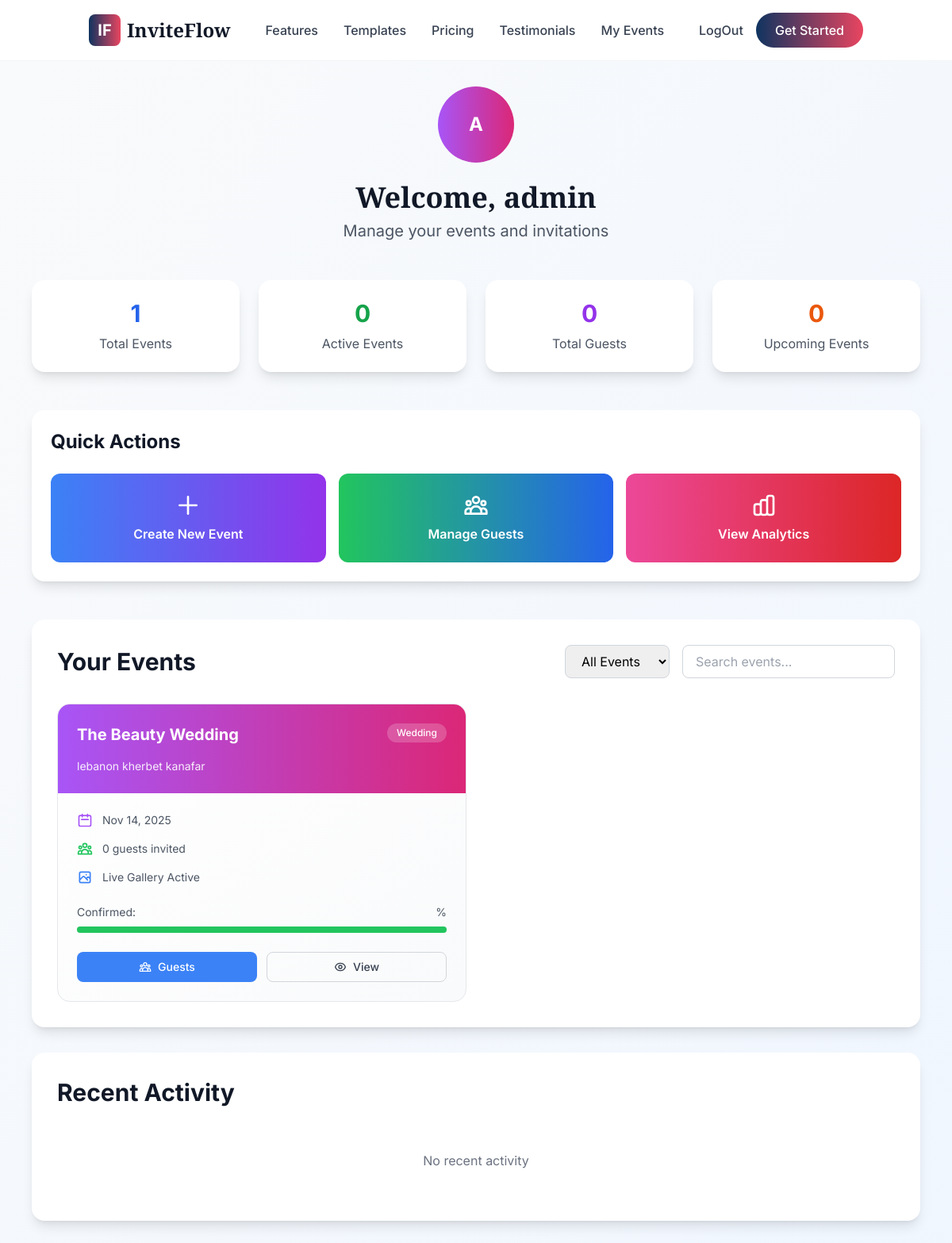
/main/accounts/profile/ (signed in), run on the app's committed database.
### event/models.py (models this page shows, shortened)
class Event(models.Model):
    invitation = models.OneToOneField(Invitation, on_delete=models.CASCADE, related_name="event",blank=True, null=True, default=None)
    name = models.CharField(max_length=255)
    location = models.CharField(max_length=255, blank=True, null=True)
    description = models.TextField(blank=True, null=True)
    gallery_event_featured = models.BooleanField(default=False)
    event_secret_key = models.CharField(max_length=100, blank=True, null=True)
    audio_file = models.FileField(upload_to='event_audios/', blank=True, null=True)
    beginningStory = models.TextField(blank=True, null=True, help_text="Story displayed at the beginning of the gallery.")
    location_embed = models.TextField(blank=True, null=True, help_text="Embed code for the event location map.")
    journeyStory = models.TextField(blank=True, null=True, help_text="Story displayed during the journey through the gallery.")
    proposalStory = models.TextField(blank=True, null=True, help_text="Story displayed at the proposal section of the gallery.")
    class Meta:
        verbose_name = "Event"
        verbose_name_plural = "Events"
        ordering = ['-id']

### invitation/models.py (models this page shows, shortened)
class Invitation(models.Model):
    invitation_owner = models.ForeignKey(User, on_delete=models.CASCADE)
    invitation_type = models.ForeignKey(InvitationType, on_delete=models.CASCADE)
    invitation_theme = models.ForeignKey(Invitation_theme, on_delete=models.SET_NULL, null=True, blank=True)
    event_for = models.CharField(max_length=255)
    event_date = models.DateTimeField()
    event_end_date = models.DateTimeField(null=True, blank=True)
    notes = models.TextField(blank=True)
    active = models.BooleanField(default=True)
    has_music_file = models.BooleanField(default=False)
    class Meta:
        ordering = ['-event_date']

class InvitationType(models.Model):
    name = models.CharField(max_length=100)
    description = models.TextField(blank=True)
    image = models.ImageField( upload_to='invitation_type_image/', height_field=None, width_field=None, max_length=None, null=True, blank=True)
    tag = models.CharField(max_length=150, null=True,blank=True)

### core/views.py (the view)
# urls.py: path('accounts/profile/', views.profile, name='profile'),
def profile(request):
    if not request.user.is_authenticated:
        return redirect('home')
    invitations = Invitation.objects.filter(invitation_owner=request.user)
    events = Event.objects.filter(invitation__in=invitations)
    total_guests = 0
    for invitation in invitations:
        total_guests+=invitation.guests.count()
    now = timezone.now()
    active_events = Invitation.objects.filter(event_end_date__gt=now)
    upcoming_events = Invitation.objects.filter(event_end_date__lt=now)
    return render(request, 'user/profile.html', {
        "user_events": events,
        "invitation": invitations,
        "event_count": events.count(),
        "total_guests_invited": total_guests,
        "active_events":active_events.count(),
        "upcoming_events":upcoming_events.count(),
    })

### template/user/profile.html (shortened to what this page needs)
{% extends 'base.html' %}
{% load static %}
{% block content %}
<div class="min-h-screen bg-gradient-to-br from-gray-50 to-blue-50 py-8">
    <div class="max-w-6xl mx-auto px-4">
        <div class="text-center mb-12">
            <div class="inline-flex items-center justify-center w-24 h-24 bg-gradient-to-r from-purple-500 to-pink-600 rounded-full mb-6">
                <span class="text-2xl font-bold text-white">{{ user.username|slice:":1"|upper }}</span>
            </div>
            <h1 class="text-4xl font-elegant font-bold text-gray-900 mb-2">Welcome, {{ user.first_name|default:user.username }}</h1>
            <p class="text-xl text-gray-600">Manage your events and invitations</p>
        </div>
        <div class="grid grid-cols-1 md:grid-cols-4 gap-6 mb-12">
            <div class="bg-white rounded-2xl shadow-lg p-6 text-center">
                <div class="text-3xl font-bold text-blue-600 mb-2">{{ event_count }}</div>
                <div class="text-gray-600">Total Events</div>
            </div>
            <div class="bg-white rounded-2xl shadow-lg p-6 text-center">
                <div class="text-3xl font-bold text-green-600 mb-2">{{ active_events }}</div>
                <div class="text-gray-600">Active Events</div>
            </div>
            <div class="bg-white rounded-2xl shadow-lg p-6 text-center">
                <div class="text-3xl font-bold text-purple-600 mb-2">{{ total_guests_invited }}</div>
                <div class="text-gray-600">Total Guests</div>
            </div>
            <div class="bg-white rounded-2xl shadow-lg p-6 text-center">
                <div class="text-3xl font-bold text-orange-600 mb-2">{{ upcoming_events }}</div>
                <div class="text-gray-600">Upcoming Events</div>
            </div>
        </div>
        <div class="bg-white rounded-2xl shadow-lg p-6 mb-12">
            <h2 class="text-2xl font-bold text-gray-900 mb-6">Quick Actions</h2>
            <div class="grid grid-cols-1 md:grid-cols-3 gap-4">
                <a href="{% url 'invitation_create' %}" class="flex items-center justify-center p-6 bg-gradient-to-r from-blue-500 to-purple-600 text-white rounded-xl hover:shadow-lg transform hover:scale-105 transition-all duration-200">
                    <div class="text-center">
                        <svg class="w-8 h-8 mx-auto mb-2" fill="none" stroke="currentColor" viewBox="0 0 24 24">
                            <path stroke-linecap="round" stroke-linejoin="round" stroke-width="2" d="M12 4v16m8-8H4"></path>
                        </svg>
                        <span class="font-semibold">Create New Event</span>
                    </div>
                </a>
                <a href="#" class="flex items-center justify-center p-6 bg-gradient-to-r from-green-500 to-blue-600 text-white rounded-xl hover:shadow-lg transform hover:scale-105 transition-all duration-200">
                    <div class="text-center">
                        <span class="font-semibold">Manage Guests</span>
                    </div>
                </a>
                <a href="#" class="flex items-center justify-center p-6 bg-gradient-to-r from-pink-500 to-red-600 text-white rounded-xl hover:shadow-lg transform hover:scale-105 transition-all duration-200">
                    <div class="text-center">
                        <span class="font-semibold">View Analytics</span>
                    </div>
                </a>
            </div>
        </div>
        <div class="bg-white rounded-2xl shadow-lg p-8">
            <div class="flex flex-col md:flex-row justify-between items-start md:items-center mb-8">
                <h2 class="text-3xl font-bold text-gray-900 mb-4 md:mb-0">Your Events</h2>
                <div class="flex space-x-4">
                    <select class="px-4 py-2 border border-gray-300 rounded-lg focus:ring-2 focus:ring-blue-500 focus:border-transparent">
                        <option>All Events</option>
                    </select>
                    <input type="text" placeholder="Search events..." class="px-4 py-2 border border-gray-300 rounded-lg focus:ring-2 focus:ring-blue-500 focus:border-transparent">
                </div>
            </div>
            <div class="grid grid-cols-1 lg:grid-cols-2 xl:grid-cols-3 gap-6">
                {% for event in user_events %}
                <div class="group bg-gradient-to-br from-white to-gray-50 rounded-2xl border border-gray-200 hover:border-purple-300 transition-all duration-300 hover:shadow-xl overflow-hidden">
                    <div class="bg-gradient-to-r from-purple-500 to-pink-600 p-6 text-white">
                        <div class="flex justify-between items-start mb-4">
                            <h3 class="text-xl font-bold truncate">{{ event.name }}</h3>
                            <span class="inline-flex items-center px-3 py-1 rounded-full text-xs font-medium bg-white/20 backdrop-blur-sm">
                                {{ event.invitation.invitation_type.name }}
                            </span>
                        </div>
                        <p class="text-white/90 text-sm">{{ event.location|default:"Location not set" }}</p>
                    </div>
                    <div class="p-6">
                        <div class="space-y-4">
                            <div class="flex items-center text-gray-600">
                                <svg class="w-5 h-5 mr-3 text-purple-500" fill="none" stroke="currentColor" viewBox="0 0 24 24">
                                    <path stroke-linecap="round" stroke-linejoin="round" stroke-width="2" d="M8 7V3m8 4V3m-9 8h10M5 21h14a2 2 0 002-2V7a2 2 0 00-2-2H5a2 2 0 00-2 2v12a2 2 0 002 2z"></path>
                                </svg>
                                <span class="text-sm">{{ event.invitation.event_date|date:"M d, Y" }}</span>
                            </div>
                            <div class="flex items-center text-gray-600">
                                <span class="text-sm">{{ event.invitation.guests.count }} guests invited</span>
                            </div>
                            {% if event.gallery_event_featured %}
                            <div class="flex items-center text-gray-600">
                                <span class="text-sm">Live Gallery Active</span>
                            </div>
                            {% endif %}
                        </div>
                        <div class="mt-6">
                            <div class="flex justify-between text-sm text-gray-600 mb-2">
                                <span>Confirmed: {{ event.confirmed_guests }}</span>
                                <span>{{ event.confirmation_rate }}%</span>
                            </div>
                            <div class="w-full bg-gray-200 rounded-full h-2">
                                <div class="bg-green-500 h-2 rounded-full" style="width: {{ event.confirmation_rate }}%"></div>
                            </div>
                        </div>
                    </div>
                    <div class="px-6 pb-6">
                        <div class="grid grid-cols-2 gap-3">
                            <a href="{% url 'guest_management' event.invitation.id %}"
                               class="flex items-center justify-center px-4 py-2 bg-blue-500 text-white rounded-lg hover:bg-blue-600 transition-colors duration-200 text-sm font-medium">
                                Guests
                            </a>
                            <a href="{% url "event_management" event.invitation.id  %}"
                               class="flex items-center justify-center px-4 py-2 border border-gray-300 text-gray-700 rounded-lg hover:border-gray-400 transition-colors duration-200 text-sm font-medium">
                                View
                            </a>
                        </div>
                    </div>
                </div>
                {% endfor %}
            </div>
        </div>
        <div class="bg-white rounded-2xl shadow-lg p-8 mt-8">
            <h2 class="text-3xl font-bold text-gray-900 mb-6">Recent Activity</h2>
            <div class="space-y-4">
                {% for activity in recent_activities %}
                <div class="flex items-center p-4 bg-gray-50 rounded-lg">
                    <div class="w-10 h-10 bg-blue-100 rounded-full flex items-center justify-center text-blue-600 mr-4">
                        <svg class="w-5 h-5" fill="none" stroke="currentColor" viewBox="0 0 24 24">
                            <path stroke-linecap="round" stroke-linejoin="round" stroke-width="2" d="M13 16h-1v-4h-1m1-4h.01M21 12a9 9 0 11-18 0 9 9 0 0118 0z"></path>
                        </svg>
                    </div>
                    <div class="flex-1">
                        <p class="text-gray-900 font-medium">{{ activity.message }}</p>
                        <p class="text-gray-500 text-sm">{{ activity.timestamp|timesince }} ago</p>
                    </div>
                </div>
                {% empty %}
                <div class="text-center py-8 text-gray-500">
                    No recent activity
                </div>
                {% endfor %}
            </div>
        </div>
    </div>
</div>
{% endblock %}

### project/static/css/custom.css (style rules this page uses)
html { scroll-behavior: smooth; }

### template/user/profile.html (style rules this page uses)
* { transition-property: color, background-color, border-color, transform, opacity, box-shadow; transition-timing-function: cubic-bezier(0.4, 0, 0.2, 1); transition-duration: 300ms; }
.backdrop-blur-sm { backdrop-filter: blur(4px); }

### data on the page
Event: name "The Beauty Wedding", invitation.invitation_type.name "Wedding", location "lebanon kherbet kanafar", invitation.event_date "Nov 14, 2025", invitation.guests.count "0", gallery_event_featured True (drawn)

### other printed values
{{ user.username|slice:":1"|upper }} "A"
{{ user.first_name|default:user.username }} "admin"
{{ event_count }} "1"
{{ active_events }} "0"
{{ total_guests_invited }} "0"
{{ upcoming_events }} "0"
